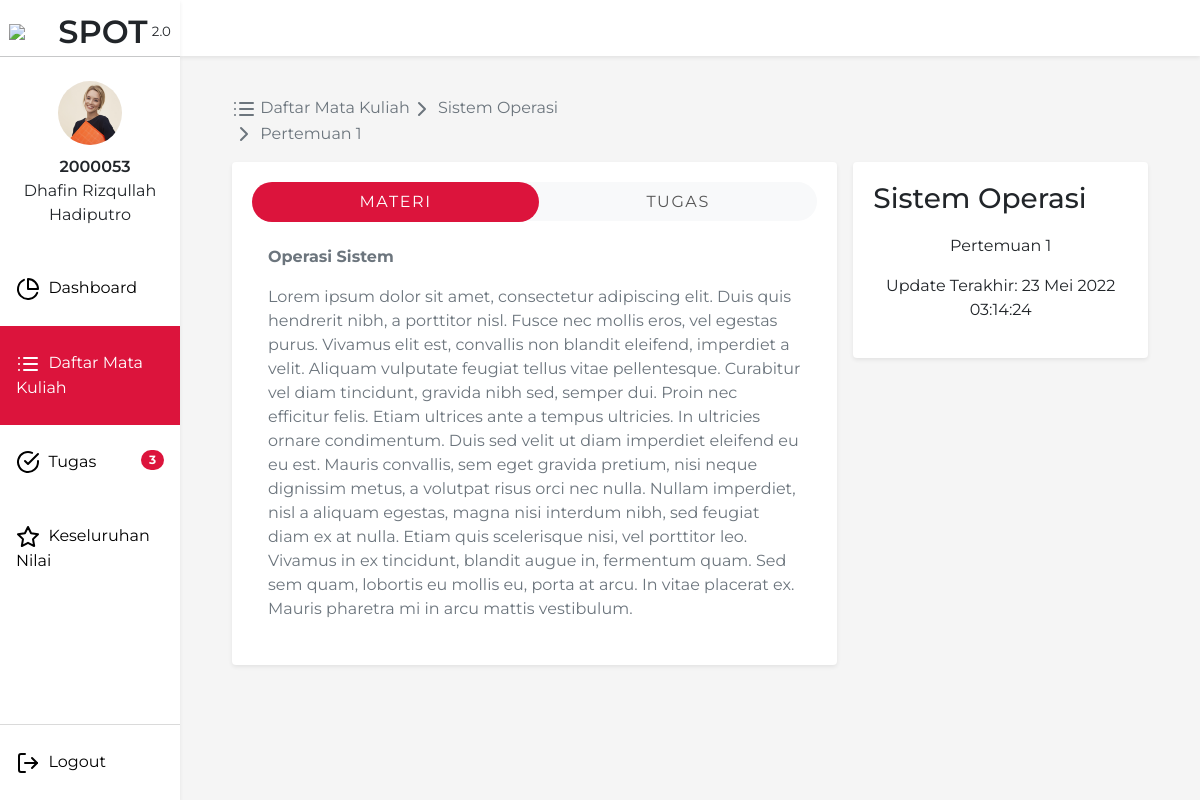
Screenshot of /MataKuliah/pt502/1 (signed in) with the database file from the repository.
### tables this page shows
CREATE TABLE `materi` (
  `id_materi` int(11) NOT NULL,
  `kd_matkul` varchar(15) NOT NULL,
  `pertemuan` int(3) NOT NULL,
  `judul` varchar(128) NOT NULL,
  `highlight` text NOT NULL,
  `deskripsi` text NOT NULL,
  `last_update` datetime NOT NULL
);

CREATE TABLE `matakuliah` (
  `kd_matkul` varchar(15) NOT NULL,
  `nid` int(10) UNSIGNED NOT NULL,
  `nid2` int(10) UNSIGNED NOT NULL,
  `nama_matkul` varchar(100) NOT NULL,
  `description` text NOT NULL,
  `sks` int(11) NOT NULL,
  `waktu` time NOT NULL,
  `hari` enum('Senin','Selasa','Rabu','Kamis','Jumat','Sabtu') NOT NULL
);

### Database/Query.php (called while the page is built, shortened)
<?php
class Query {
    private $resource;
    private $columns = array("*");
    private $select;
    private $where = array();
    private $limit;
    private $orderBy;
    private $joinVal = array("");
    private $mainTable;
    public function reset() {
        $this->resource = null;
        $this->columns = array("*");
        $this->select = null;
        $this->where = array();
        $this->limit = null;
        $this->orderBy = null;
        $this->joinVal = array("");
        $this->mainTable = null;
    }
    public function table($table)
    {
        $this->mainTable = $table;
        $this->select = "SELECT " . implode(",", $this->columns) . " FROM $table AS $table ";
        return $this;
    }
    public function where($column, $value, $operator = "=")
    {
        array_push($this->where, " $column $operator '$value' ");
        $this->where[0] = (count($this->where) < 2 ? " WHERE " . $this->where[0] : $this->where[0]);
        return $this;
    }
    public function join($table, $column, $column2 = "",  $method = "INNER")
    {
        $column2 = $column2 == "" ? $column : $column2;
        array_push($this->joinVal, "$method JOIN $table AS $table ON $table.$column = $this->mainTable.$column2 ");
        return $this;
    }
    public function get($table = "")
    {
        $this->mainTable = $table == "" ? $this->mainTable : $table;
        $this->select = $this->select == NULL ?  "SELECT " . implode($this->columns) . " FROM $table " : $this->select;
        $sql = $this->select
        . implode("", $this->joinVal)
        . implode(" AND ", $this->where)
        . $this->limit
        . $this->orderBy;
        $this->resource = mysqli_query(mysqli_connect("localhost", "root", "", "penilaian-app"), $sql);
        return $this;
    }
    public function fetch()
    {
        $result = Array();
        while ($row = mysqli_fetch_assoc($this->resource)) {
            $result[] = $row;
        }
        return $result;
    }
    public function count()
    {
        return $this->resource->num_rows;
    }
}

### App/Helper.php (called while the page is built, shortened)
<?php
class Helper {
    public function convertMonth($month)
    {
        $months = ['', 'Januari', 'Februari', 'Maret', 'April', 'Mei', 'Juni', 'Juli', 'Agustus', 'September', 'Oktober', 'November', 'Desember'];
        return $months[$month];
    }
    public function convertSQLDate($date)
    {
        $strtotime = strtotime($date);
        return date('d', $strtotime) . ' ' . $this->convertMonth(date('n', $strtotime)) . ' ' . date('Y', $strtotime) . ' ' . date('H:i:s', $strtotime);
    }
}

### views/mahasiswa/materi.php (the view, shortened to what this page needs)
<!DOCTYPE html>
<html>
<head>
  <link href="https://cdn.jsdelivr.net/npm/bootstrap@5.1.3/dist/css/bootstrap.min.css" rel="stylesheet"
>
  <link href="\css\materi.css" rel="stylesheet" type="text/css" />
  <link href="\css\component\navbar.css" rel="stylesheet" type="text/css" />
</head>
<body>
  <nav class="shadow-sm">
  </nav>
  <?php include('components/sidebar.php'); ?>
  <div class="main-content">
    <div class="p-3">
      <div class="row">
        <div class="col-md-6">
          <div aria-label="breadcrumb">
            <ol class="breadcrumb">
              <a href="/MataKuliah">
                <li class="breadcrumb-item active" aria-current="page">
                    <span class="breadcrumb-item-text"><i class="icon ico-dark" data-feather="list"></i>&nbsp;Daftar Mata Kuliah</span>
                </li>
              </a>
              <a href=<?= "/MataKuliah/" . $kodeMatkul ?>>
                <li class="breadcrumb-item active" aria-current="page">
                  <?php
                    $row = $DB->table('materi')->join('matakuliah', 'kd_matkul')->where('materi.id_materi', $idMateri)->get()->fetch();
                  ?>
                  <span class="breadcrumb-item-text"><i class="icon ico-dark" data-feather="chevron-right"></i>&nbsp;<?= $row[0]["nama_matkul"] ?></span>
                </li>
              </a>
              <a href="materi.html">
                <li class="breadcrumb-item active" aria-current="page">
                  <span class="breadcrumb-item-text"><i class="icon ico-dark"
                      data-feather="chevron-right"></i>&nbsp;Pertemuan <?= $row[0]["pertemuan"] ?></span>
                </li>
              </a>
            </ol>
          </div>
        </div>
      </div>
      <div class="row g-3">
        <div class="col-lg-4 order-lg-2">
          <div class="sum-nilai-card shadow-sm rounded">
            <h3><?= $row[0]["nama_matkul"] ?></h3>
            <p style="text-align:center;" class="nilai-desc">Pertemuan <?= $row[0]["pertemuan"] ?></p>
            <p style="text-align:center;" class="nilai-desc">Update Terakhir: <?= $helper->convertSQLDate($row[0]["last_update"]) ?></p>
          </div>
        </div>
        <div class="col-lg-8 order-lg-1">
          <div class="sum-nilai-card shadow-sm rounded">
            <ul id="myTab" role="tablist"
              class="nav nav-tabs nav-pills flex-column flex-sm-row text-center bg-light border-0 rounded-nav">
              <li class="nav-item flex-sm-fill">
                <a id="materi-tab" data-toggle="tab" href="#materi" role="tab" aria-controls="materi"
                  aria-selected="true" class="nav-link border-0 text-uppercase font-weight-bold active">Materi</a>
              </li>
              <li class="nav-item flex-sm-fill">
                <a id="tugas-tab" data-toggle="tab" href="#tugas" role="tab" aria-controls="tugas" aria-selected="false"
                  class="nav-link border-0 text-uppercase font-weight-bold">Tugas</a>
              </li>
            </ul>
            <div id="myTabContent" class="tab-content">
              <div id="materi" role="tabpanel" aria-labelledby="materi-tab" class="tab-pane fade px-3 py-4 show active">
                <p class="text-muted">
                  <b><?= $row[0]["judul"] ?></b>
                </p>
                <p class="text-muted mb-0">
                  <?= $row[0]["deskripsi"] ?>
                </p>
              </div>
            </div>
          </div>
        </div>
      </div>
    </div>
  </div>
</body>
</html>

### css/materi.css (style rules this page uses)
body { background-color: rgb(245, 245, 245); margin: 0 auto; width: 100vw; height: 100vh; font-family: 'Montserrat', sans-serif; }
h1, h2, h3, h4 { display: inline-block; }
.main-content { margin-left: 18vw; margin-right: 3vw; padding-top: 10vh; }
.breadcrumb-item svg { z-index: -1; }
.breadcrumb-item-text { display: inline-block; vertical-align: middle; }
.sum-nilai-card { background-color: white; padding: 20px; }
.nilai-desc { margin-top: 10px; font-size: 12pt; }
p.text-muted, p.text-muted.mb-0 { text-align: left; }
@media (min-width: 576px) { .rounded-nav { border-radius: 50rem !important; } }
@media (min-width: 576px) { .rounded-nav .nav-link { border-radius: 50rem !important; } }
a#materi-tab.nav-link.border-0.text-uppercase.font-weight-bold.active, a#tugas-tab.nav-link.border-0.text-uppercase.font-weight-bold.active, a#evaluasi-tab.nav-link.border-0.text-uppercase.font-weight-bold.active { background-color: crimson !important; }
.nav-pills .nav-link { color: #555; }
.text-uppercase { letter-spacing: 0.1em; }

### css/component/navbar.css (style rules this page uses)
nav { width: 85vw; background-color: rgb(255, 255, 255); position: fixed; margin: 0; padding: 0; height: 7vh; overflow: auto; right: 0; }
.icon { position: relative; text-align: c; }

### rows the page displays
materi: kd_matkul.nama_matkul "Sistem Operasi", pertemuan "1", last_update "23 Mei 2022 03:14:24", judul "Operasi Sistem", deskripsi "Lorem ipsum dolor sit amet, consectetur adipiscing elit. Duis quis hendrerit nibh, a porttitor nisl. Fusce nec mollis eros, vel egestas purus. Vivamus elit est, convallis non blandit eleifend, imperdiet a velit. Aliquam vulputate feugiat tellus vitae pellentesque. Curabitur vel diam tincidunt, gravida nibh sed, semper dui. Proin nec efficitur felis. Etiam ultrices ante a tempus ultricies. In ultricies ornare condimentum. Duis sed velit ut diam imperdiet eleifend eu eu est. Mauris convallis, sem eget gravida pretium, nisi neque dignissim metus, a volutpat risus orci nec nulla. Nullam imperdiet, nisl a aliquam egestas, magna nisi interdum nibh, sed feugiat diam ex at nulla. Etiam quis…"

### other values shown
$_SESSION['npm'] "2000053"
$_SESSION['name'] "Dhafin Rizqullah Hadiputro"
